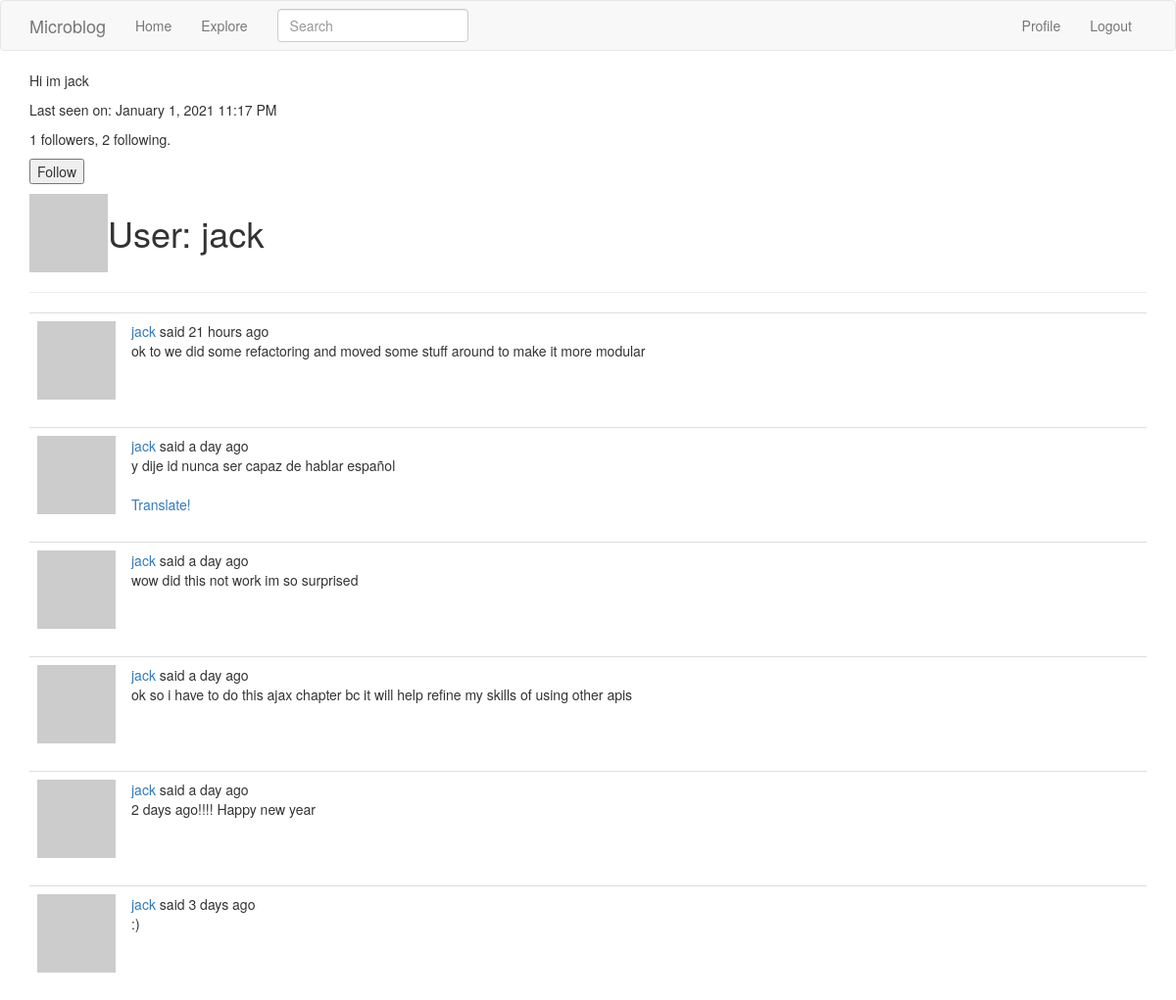
Screenshot of /user/jack (signed in) with the database file from the repository.
### app/models.py (models this page shows, shortened)
class User(UserMixin, db.Model):
    id = db.Column(db.Integer, primary_key=True)
    username = db.Column(db.String(64), index=True, unique=True)
    email = db.Column(db.String(120), index=True, unique=True)
    password_hash = db.Column(db.String(128))
    posts = db.relationship('Post', backref='author', lazy='dynamic')
    about_me = db.Column(db.String(140))
    last_seen = db.Column(db.DateTime, default=datetime.utcnow())
    followed = db.relationship('User', secondary=followers,
    primaryjoin=(followers.c.follower_id == id),
    secondaryjoin=(followers.c.followed_id == id),
    backref=db.backref('followers', lazy='dynamic'), lazy='dynamic')
    def avatar(self,size):
        digest = md5(self.email.lower().encode('utf-8')).hexdigest()
        return 'https:www.gravatar.com/avatar/{}?d=identicon&s={}'.format(digest, size)
    def is_following(self, user):
        return self.followed.filter(followers.c.followed_id == user.id).count()>0

class SearchableMixin(object):
    @classmethod
    def before_commit(cls, session):
        session._changes = {
        'add': list(session.new),
        'update': list(session.dirty),
        'delete': list(session.deleted)
        }
    @classmethod
    def after_commit(cls, session):
        for obj in session._changes['add']:
            if isinstance(obj, SearchableMixin):
                add_to_index(obj.__tablename__, obj)
        for obj in session._changes['update']:
            if isinstance(obj, SearchableMixin):
                add_to_index(obj.__tablename__, obj)
        for obj in session._changes['delete']:
            if isinstance(obj, SearchableMixin):
                remove_from_index(obj.__tablename__, obj)
        session._changes = None

class Post(SearchableMixin, db.Model):
    id = db.Column(db.Integer, primary_key=True)
    body = db.Column(db.String(140))
    timestamp = db.Column(db.DateTime, index=True, default=datetime.utcnow())
    user_id = db.Column(db.Integer, db.ForeignKey('user.id')) #they are connected by this
    language = db.Column(db.String(5))
    __searchable__ = ['body']

### app/main/routes.py (the view)
@bp.route('/user/<username>')
@login_required
def user(username):
    user = User.query.filter_by(username=username).first_or_404() #if none 404
    page = request.args.get('page',1,type=int)
    posts = user.posts.order_by(Post.timestamp.desc()).paginate(page,
    current_app.config['POSTS_PER_PAGE'], False)
    next_url= url_for('main.user', username = user.username, page=posts.next_num) if posts.has_next else None
    prev_url= url_for('main.user', username = user.username, page=posts.prev_num) if posts.has_prev else None
    form = EmptyForm()
    return render_template('user.html', user=user, posts=posts.items,
    next_url=next_url, prev_url=prev_url, form=form)

### app/main/forms.py
class SearchForm(FlaskForm):
    q = StringField('Search', validators=[DataRequired()])
    def __init__(self, *args, **kwargs):
        if 'formdata' not in kwargs:
            kwargs['formdata'] = request.args
        if 'csrf_enabled' not in kwargs:
            kwargs['csrf_enabled'] = False
        super(SearchForm,self).__init__(*args, **kwargs)

class EmptyForm(FlaskForm):
    submit = SubmitField("Submit")

### app/main/routes.py (called while the page is built)
@bp.before_app_request
def before_app_request():
    if current_user.is_authenticated:
        current_user.last_seen = datetime.utcnow()
        db.session.commit()
        g.search_form = SearchForm()
    g.locale = str(get_locale())

@bp.before_request
def before_request():
    if current_user.is_authenticated:
        current_user.last_seen = datetime.utcnow()
        db.session.commit()
    g.locale = 'en' #str(get_locale()) not working

### app/models.py (called while the page is built)
@login.user_loader
def load_user(id):
    return User.query.get(int(id))

### app/templates/user.html (shortened to what this page needs)
{% extends "base.html" %}
{% block app_content %}
  <table>
    <tr valign="top">
      <td><img src="{{user.avatar(128)}}"></td>
      <td><h1>User: {{user.username}}</h1></td>
      {% if user.about_me %}<p>{{ user.about_me }}</p>{% endif %}
      {% if user.last_seen %}<p>Last seen on: {{ moment(user.last_seen).format("LLL") }}</p>{% endif %}
      <p> {{ user.followers.count() }} followers, {{ user.followed.count() }}
        following.</p>
      {% if user == current_user %}
        <p><a href="{{ url_for('main.edit_profile')}}">Edit your Profile</a></p>
      {% elif not current_user.is_following(user) %}
      <p>
        <form action="{{ url_for('main.follow', username=user.username) }}" method="post">
        {{ form.submit(value='Follow') }}
        </form>
      </p>
      {%endif%}
    </tr>
  </table>
  <hr>
  {% for post in posts %}
    {% include '_post.html'%}
  {% endfor %}
{% endblock %}

### app/templates/_post.html (shortened to what this page needs)
<table class="table table-hover">
    <tr>
        <td width="70px">
            <a href="{{ url_for('main.user', username=post.author.username) }}">
                <img src="{{ post.author.avatar(70) }}" />
            </a>
        </td>
        <td>
            {{ _('%(username)s said %(when)s',
                username=user_link, when=moment(post.timestamp).fromNow()) }}
            <br>
            <span id="post{{ post.id }}">{{ post.body }}</span>
            {% if post.language and post.language != g.locale %}
            <br>
            <br>
            <span id="translation{{ post.id }}">
                <a href="javascript:translate(
                            '#post{{ post.id }}',
                            '#translation{{ post.id }}',
                            '{{ post.language }}',
                            '{{ g.locale }}');">{{ _('Translate!') }}</a>
            </span>
            {% endif %}
        </td>
    </tr>
</table>

### rows the page displays
User: username "jack", about_me "Hi im jack", last_seen "January 1, 2021 11:17 PM"
Post: body "ok to we did some refactoring and moved some stuff around to make it more modular"
Post: body "y dije id nunca ser capaz de hablar español"
Post: body "wow did this not work im so surprised"
Post: body "ok so i have to do this ajax chapter bc it will help refine my skills of using other apis"
Post: body "2 days ago!!!! Happy new year"
Post: body ":)"

### other values shown
{{ user.followers.count() }} "1"
{{ user.followed.count() }} "2"
